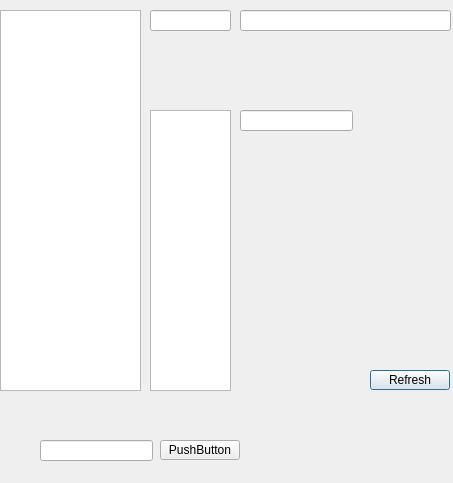
<?xml version="1.0" encoding="UTF-8"?>
<ui version="4.0">
 <class>IAddressList</class>
 <widget class="QDialog" name="IAddressList">
  <property name="geometry">
   <rect>
    <x>0</x>
    <y>0</y>
    <width>453</width>
    <height>483</height>
   </rect>
  </property>
  <property name="windowTitle">
   <string>Dialog</string>
  </property>
  <widget class="QListView" name="nickView">
   <property name="geometry">
    <rect>
     <x>0</x>
     <y>10</y>
     <width>141</width>
     <height>381</height>
    </rect>
   </property>
   <property name="editTriggers">
    <set>QAbstractItemView::NoEditTriggers</set>
   </property>
  </widget>
  <widget class="QLineEdit" name="ident">
   <property name="geometry">
    <rect>
     <x>150</x>
     <y>10</y>
     <width>81</width>
     <height>21</height>
    </rect>
   </property>
   <property name="readOnly">
    <bool>true</bool>
   </property>
  </widget>
  <widget class="QLineEdit" name="modes">
   <property name="geometry">
    <rect>
     <x>240</x>
     <y>110</y>
     <width>113</width>
     <height>21</height>
    </rect>
   </property>
   <property name="readOnly">
    <bool>true</bool>
   </property>
  </widget>
  <widget class="QLineEdit" name="host">
   <property name="geometry">
    <rect>
     <x>240</x>
     <y>10</y>
     <width>211</width>
     <height>21</height>
    </rect>
   </property>
   <property name="readOnly">
    <bool>true</bool>
   </property>
  </widget>
  <widget class="QListView" name="chanView">
   <property name="geometry">
    <rect>
     <x>150</x>
     <y>110</y>
     <width>81</width>
     <height>281</height>
    </rect>
   </property>
   <property name="editTriggers">
    <set>QAbstractItemView::NoEditTriggers</set>
   </property>
  </widget>
  <widget class="QPushButton" name="pushButton">
   <property name="geometry">
    <rect>
     <x>370</x>
     <y>370</y>
     <width>80</width>
     <height>20</height>
    </rect>
   </property>
   <property name="text">
    <string>Refresh</string>
   </property>
  </widget>
  <widget class="QLineEdit" name="lineEdit">
   <property name="geometry">
    <rect>
     <x>40</x>
     <y>440</y>
     <width>113</width>
     <height>21</height>
    </rect>
   </property>
  </widget>
  <widget class="QPushButton" name="pushButton_2">
   <property name="geometry">
    <rect>
     <x>160</x>
     <y>440</y>
     <width>80</width>
     <height>20</height>
    </rect>
   </property>
   <property name="text">
    <string>PushButton</string>
   </property>
  </widget>
 </widget>
 <resources/>
 <connections/>
</ui>
